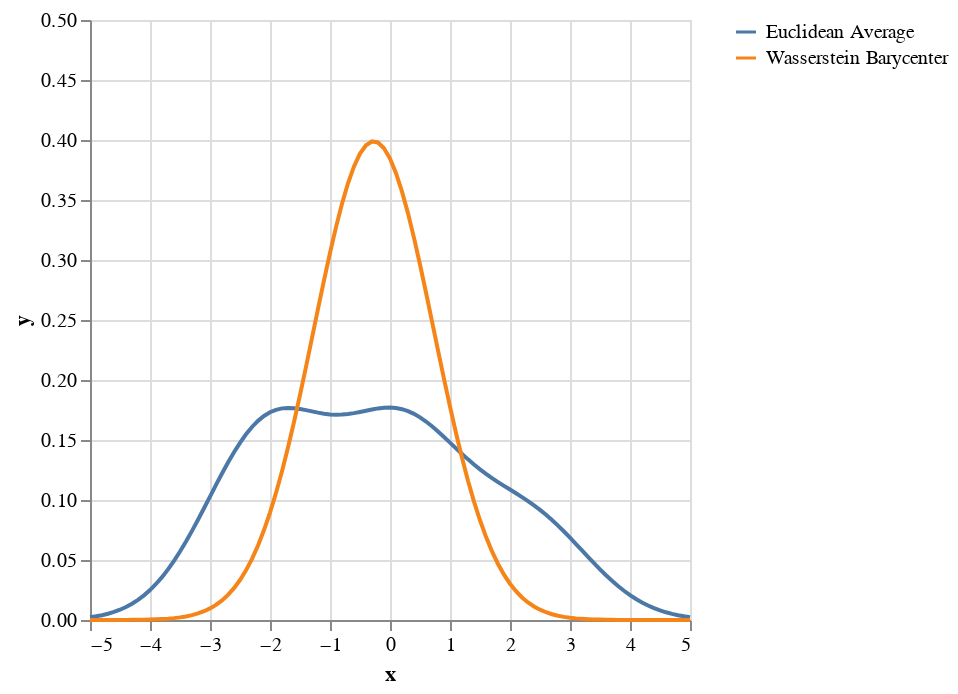

Notebook code cell kept with this figure:
### Code cell
p2 = @vlplot(mark="line",data=μ,x={:x,type="quantitative"},
        y={:y,type="quantitative",scale={domain=[0,0.5]}},
        color={:mu,type="nominal",legend={title=nothing},scale={scheme="tableau10"}})

### Figure 1 — Vega-Lite specification as saved in the notebook (floating-point values rounded to 4 significant figures; data arrays with more than 128 entries replaced by an {"elided": "..."} marker saying what was removed)
{"data": {"values": {"elided": "202 records"}}, "encoding": {"color": {"field": "mu", "legend": {"title": null}, "scale": {"scheme": "tableau10"}, "type": "nominal"}, "x": {"field": "x", "type": "quantitative"}, "y": {"field": "y", "scale": {"domain": [0, 0.5]}, "type": "quantitative"}}, "mark": "line"}
